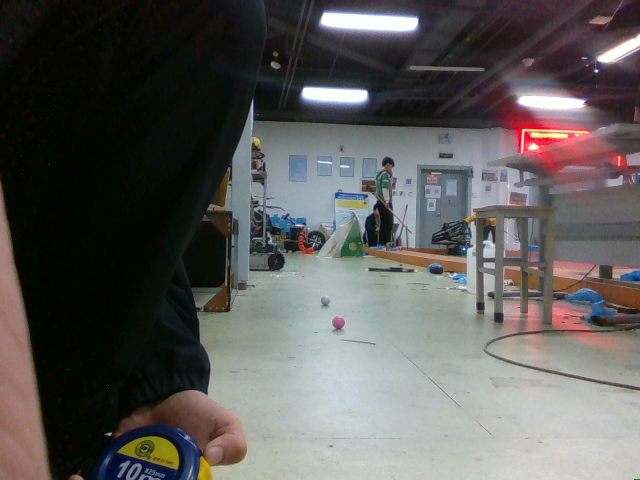
//> input picture HSV参数调整(有归一化)/bin/tst_Color.png, 640 x 480 px
$ ./rs-imshow   (built with g++ and OpenCV 4)
//> lines starting //> are read from the running program, lines starting //| are printed output that depends on the picture

#include <librealsense2/rs.hpp>
#include<opencv2/core.hpp>
#include<opencv2/highgui.hpp>
#include<opencv2/imgproc.hpp>
#include<iostream>
#include<string>

using namespace std;
using namespace cv;
//输入图像
Mat img;
//灰度值归一化
Mat bgr;
//HSV图像
Mat hsv;
//色相
int hmin = 0;
int hmin_Max = 360;
int hmax = 360;
int hmax_Max = 360;
//饱和度
int smin = 0;
int smin_Max = 255;
int smax = 255;
int smax_Max = 255;
//亮度
int vmin = 0;
int vmin_Max = 255;
int vmax = 255;
int vmax_Max = 255;
//显示原图的窗口
string windowName = "src";
//输出图像的显示窗口
string dstName = "src";
//输出图像
Mat dst;
//回调函数
void callBack(int, void*)
{
    //输出图像分配内存
    dst = Mat::zeros(img.size(), CV_32FC3);
    //掩码
    Mat mask;
    inRange(hsv, Scalar(hmin, smin / float(smin_Max), vmin / float(vmin_Max)), Scalar(hmax, smax / float(smax_Max), vmax / float(vmax_Max)), mask);
    //只保留
    for (int r = 0; r < bgr.rows; r++)
    {
        for (int c = 0; c < bgr.cols; c++)
        {
            if (mask.at<uchar>(r, c) == 255)
            {
                dst.at<Vec3f>(r, c) = bgr.at<Vec3f>(r, c);
            }
        }
    }

    vector<Vec3f> circles;
    Mat dst_s;

    cvtColor(dst,dst,COLOR_BGR2GRAY);
    normalize(dst,dst,1.0,0.0,NORM_MINMAX);//归一到0~1之间
    dst.convertTo(dst_s, CV_8UC1, 255, 0); //转换为0~255之间的整数

    HoughCircles(dst_s, circles, HOUGH_GRADIENT, 1.5, 70, 100, 70, 0, 100);

    //【5】依次在图中绘制出圆
    for (size_t i = 0; i < circles.size(); i++)
    {
        //参数定义
        Point center(cvRound(circles[i][0]), cvRound(circles[i][1]));
        int radius = cvRound(circles[i][2]);
        //绘制圆心
        //circle(RGBImg, center, 3, Scalar(0, 255, 0), -1, 8, 0);
        //绘制圆轮廓
        circle(dst_s, center, radius, Scalar(155, 50, 255), 3, 8, 0);


        //绘制圆心
        circle(dst_s, center, 3, Scalar(0, 255, 0), -1, 8, 0);
    }
        //输出图像
    imshow(dstName, dst_s);
}

int main(int argc, char*argv[])
{
    //输入图像
   // img = imread("1.jpg", IMREAD_COLOR);
     img = imread("tst_Color.png", IMREAD_COLOR);
//> img is the input picture: 480 rows x 640 cols, CV_8UC3; mean B, G, R 88.5, 90.1, 91.7
    // if (!img.data || img.channels() != 3)
    //  return -1;

 /*
        realsense流输入
        //构建一个抽象设备的管道
        rs2::pipeline pipe;
        //使用非默认配置文件创建配置以配置管道
        rs2::config cfg;
        //将所需的流添加到配置
        cfg.enable_stream(RS2_STREAM_COLOR, 640, 480, RS2_FORMAT_BGR8, 30);
        //指示管道使用请求的配置开始流式传输
        pipe.start(cfg);
        // 放下几个第一帧以使自动曝光稳定
        rs2::frameset frames;
        for(int i = 0; i < 30; i++)
        //等待所有配置的流生成一个帧
        frames = pipe.wait_for_frames(15000);
        //获取每个帧
        rs2::frame color_frame = frames.get_color_frame();
        //从彩色图像创建OpenCV矩阵
        Mat RGBImg(Size(640, 480), CV_8UC3, (void*)color_frame.get_data(), Mat::AUTO_STEP);

        imshow(windowName, RGBImg);

        img=RGBImg.clone(); */

    //彩色图像的灰度值归一化
    img.convertTo(bgr, CV_32FC3, 1.0 / 255, 0);
    //颜色空间转换
    cvtColor(bgr, hsv, COLOR_BGR2HSV);
//> hsv: 480 rows x 640 cols, CV_32FC3; mean H, S, V 145.3, 0.3, 0.4
    //定义输出图像的显示窗口
   // namedWindow(dstName, WINDOW_GUI_EXPANDED);
    namedWindow(dstName, WINDOW_AUTOSIZE);
    //调节色相 H
    createTrackbar("hmin", dstName, &hmin, hmin_Max, callBack);
    createTrackbar("hmax", dstName, &hmax, hmax_Max, callBack);
    //调节饱和度 S
    createTrackbar("smin", dstName, &smin, smin_Max, callBack);
    createTrackbar("smax", dstName, &smax, smax_Max, callBack);
    //调节亮度 V
    createTrackbar("vmin", dstName, &vmin, vmin_Max, callBack);
    createTrackbar("vmax", dstName, &vmax, vmax_Max, callBack);
    callBack(0, 0);
//> in callBack, `inRange(hsv, Scalar(hmin, smin / float(smin_Max), vmin / float(vmin_Ma..`: mask: 480 rows x 640 cols, CV_8UC1; every value is 255
//> in callBack, `cvtColor(dst,dst,COLOR_BGR2GRAY);`:
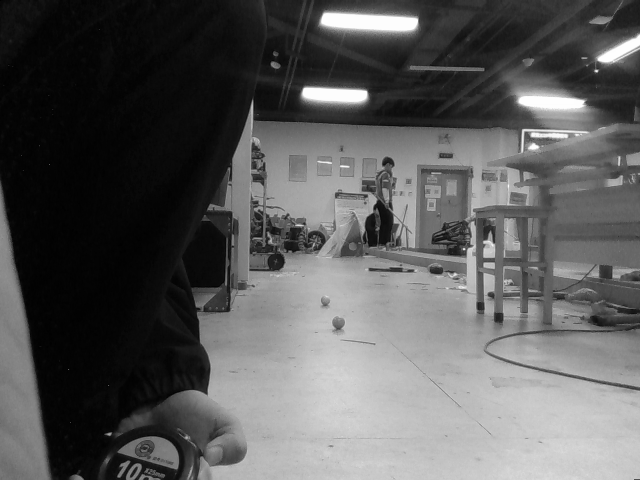
//> dst: 480 rows x 640 cols, CV_32FC1; min 0, max 0.998, mean 0.354
//> in callBack, `HoughCircles(dst_s, circles, HOUGH_GRADIENT, 1.5, 70, 100, 70, 0, 100);`: circles = 7 circles (x, y, radius): [581.2, 230.2, 99.15], [333.8, 170.2, 82.65], [438.8, 150.8, 85.95], [500.2, 255.8, 48], [573.8, 78.75, 52.95], [389.2, 213.8, 33.15], [552.8, 152.2, 34.8]
//> the loop in callBack, `for (size_t i = 0; i < circles.size(); i++)` made 7 passes
//> (center, radius) on passes 1 to 7: (Point(581, 230), 99), (Point(334, 170), 83), (Point(439, 151), 86), (Point(500, 256), 48), (Point(574, 79), 53), (Point(389, 214), 33), (Point(553, 152), 35)
//> after the loop in callBack, `for (size_t i = 0; i < circles.size(); i++)`:
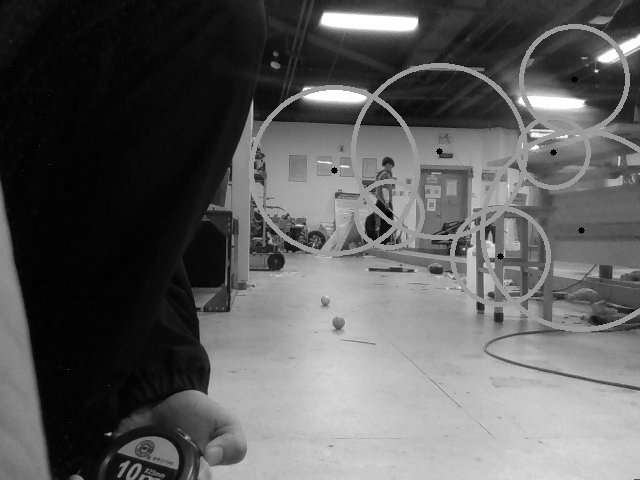
//> dst_s: 480 rows x 640 cols, CV_8UC1; min 0, max 255, mean 92.5
    waitKey(0);
    return 0;

}

$ run again, with HSV参数调整(有归一化)/bin/白球003_Color.png copied over HSV参数调整(有归一化)/bin/tst_Color.png
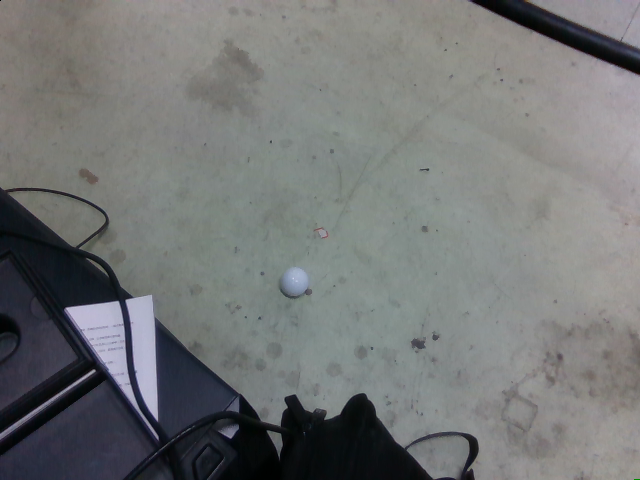
//> input picture HSV参数调整(有归一化)/bin/白球003_Color.png, 640 x 480 px
//> img is the input picture: 480 rows x 640 cols, CV_8UC3; mean B, G, R 117.4, 117.6, 115.6
//> hsv: 480 rows x 640 cols, CV_32FC3; mean H, S, V 137.9, 0.1, 0.5
//> mask: 480 rows x 640 cols, CV_8UC1; every value is 255
//> in callBack, `normalize(dst,dst,1.0,0.0,NORM_MINMAX);`:
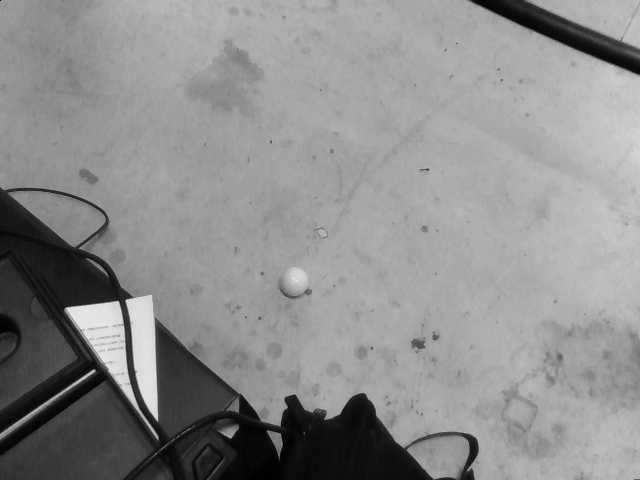
//> dst: 480 rows x 640 cols, CV_32FC1; min 0, max 1, mean 0.555
//> circles = 2 circles (x, y, radius): [119.2, 413.2, 64.5], [50.25, 344.2, 34.65]
//> the loop in callBack, `for (size_t i = 0; i < circles.size(); i++)` made 2 passes
//> (center, radius) on passes 1 to 2: (Point(119, 413), 64), (Point(50, 344), 35)
//> after the loop in callBack, `for (size_t i = 0; i < circles.size(); i++)`:
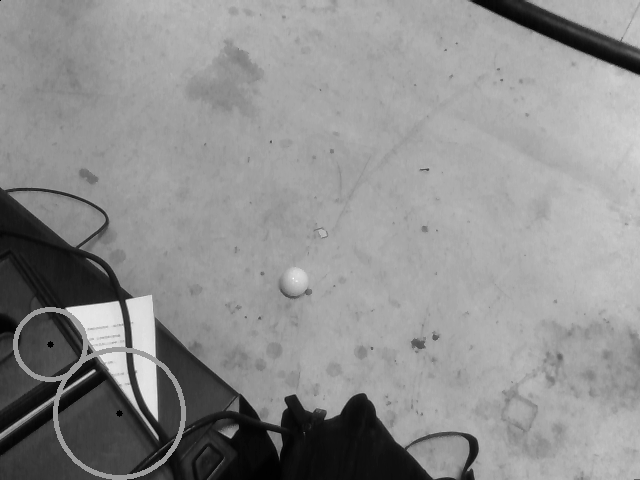
//> dst_s: 480 rows x 640 cols, CV_8UC1; min 0, max 255, mean 142.2
